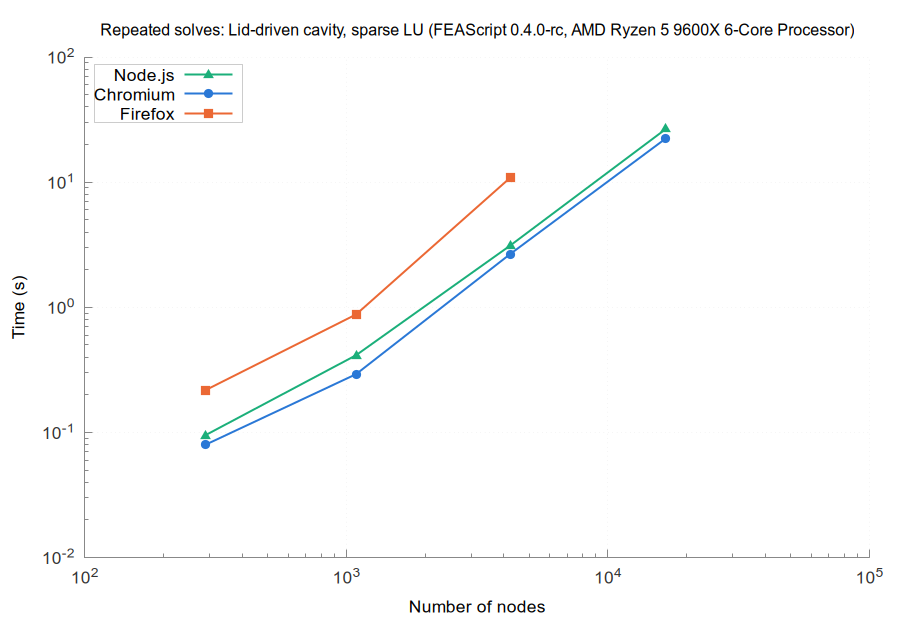

Here is the gnuplot script that generated this plot:
set terminal pngcairo size 900,620 font 'Arial,13'
set border 3 lc rgb '#888888'; set tics nomirror tc rgb '#333333'
set grid lc rgb '#e6e6e6' lw 1; set key top left box lc rgb '#cccccc' opaque
set logscale xy; set format y '10^{%L}'; set format x '10^{%L}'
set output 'browsers_Lid_driven_cavity_sparse_LU_repeated.png'
set title 'Repeated solves: Lid-driven cavity, sparse LU (FEAScript 0.4.0-rc, AMD Ryzen 5 9600X 6-Core Processor)' font 'Arial,12'
set xlabel 'Number of nodes'
set ylabel 'Time (s)'
plot 'browsers_Lid_driven_cavity_sparse_LU_repeated_node.dat' u 1:2 w lp lw 2 pt 9 ps 1.2 lc rgb '#1baf7a' t 'Node.js', \
     'browsers_Lid_driven_cavity_sparse_LU_repeated_chromium.dat' u 1:2 w lp lw 2 pt 7 ps 1.2 lc rgb '#2a78d6' t 'Chromium', \
     'browsers_Lid_driven_cavity_sparse_LU_repeated_firefox.dat' u 1:2 w lp lw 2 pt 5 ps 1.2 lc rgb '#eb6834' t 'Firefox'
